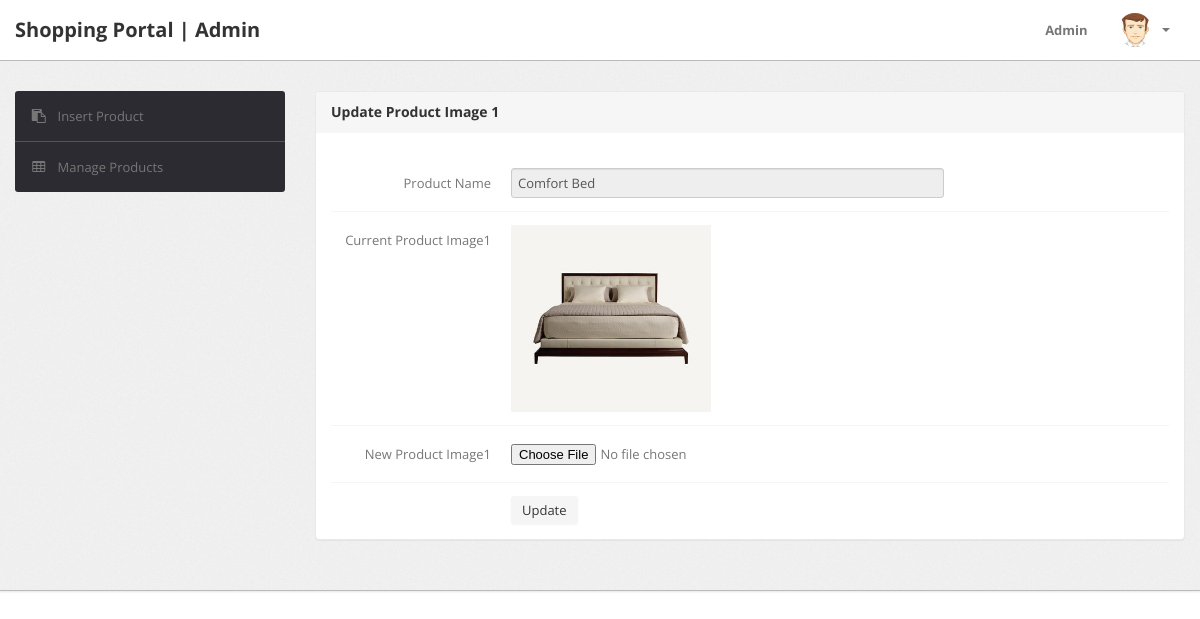
/admin/update-image1.php?id=36 (signed in), run on the app's committed database.
### tables this page shows
CREATE TABLE `products` (
  `id` int(11) NOT NULL,
  `category` int(11) NOT NULL,
  `subCategory` int(11) DEFAULT NULL,
  `productName` varchar(255) DEFAULT NULL,
  `productCompany` varchar(255) DEFAULT NULL,
  `productPrice` int(11) DEFAULT NULL,
  `productPriceBeforeDiscount` int(11) DEFAULT NULL,
  `productDescription` longtext DEFAULT NULL,
  `productImage1` varchar(255) DEFAULT NULL,
  `productImage2` varchar(255) DEFAULT NULL,
  `productImage3` varchar(255) DEFAULT NULL,
  `shippingCharge` int(11) DEFAULT NULL,
  `productAvailability` varchar(255) DEFAULT NULL,
  `postingDate` timestamp NULL DEFAULT current_timestamp(),
  `updationDate` varchar(255) DEFAULT NULL
);

### admin/update-image1.php (the view, shortened to what this page needs)
<?php
include('include/config.php');
if(strlen($_SESSION['alogin'])==0)
	{
header('location:index.php');
}
else{
	$pid=intval($_GET['id']);
?>
<!DOCTYPE html>
<html lang="en">
<head>
	<link type="text/css" href="bootstrap/css/bootstrap.min.css" rel="stylesheet">
	<link type="text/css" href="bootstrap/css/bootstrap-responsive.min.css" rel="stylesheet">
	<link type="text/css" href="css/theme.css" rel="stylesheet">
	<link type="text/css" href="images/icons/css/font-awesome.css" rel="stylesheet">
</head>
<body>
<?php include('include/header.php');?>
	<div class="wrapper">
		<div class="container">
			<div class="row">
<?php include('include/sidebar.php');?>
			<div class="span9">
					<div class="content">
						<div class="module">
							<div class="module-head">
								<h3>Update Product Image 1</h3>
							</div>
							<div class="module-body">
									<br />
			<form class="form-horizontal row-fluid" name="insertproduct" method="post" enctype="multipart/form-data">
<?php
$query=mysqli_query($con,"select productName,productImage1 from products where id='$pid'");
while($row=mysqli_fetch_array($query))
{
?>
<div class="control-group">
<label class="control-label" for="basicinput">Product Name</label>
<div class="controls">
<input type="text"    name="productName"  readonly value="<?php echo htmlentities($row['productName']);?>" class="span8 tip" required>
</div>
</div>
<div class="control-group">
<label class="control-label" for="basicinput">Current Product Image1</label>
<div class="controls">
<img src="productimages/<?php echo htmlentities($pid);?>/<?php echo htmlentities($row['productImage1']);?>" width="200" height="100">
</div>
</div>
<div class="control-group">
<label class="control-label" for="basicinput">New Product Image1</label>
<div class="controls">
<input type="file" name="productimage1" id="productimage1" value="" class="span8 tip" required>
</div>
</div>
<?php } ?>
	<div class="control-group">
											<div class="controls">
												<button type="submit" name="submit" class="btn">Update</button>
											</div>
										</div>
									</form>
							</div>
						</div>
					</div>
				</div>
			</div>
		</div>
	</div>
<?php include('include/footer.php');?>
</body>
<?php } ?>

### admin/css/theme.css (style rules this page uses)
body { font-size: 13px; font-family: 'Open Sans', Arial, sans-serif; background: #fff; color: #777 }
h1, h2, h3, h4, h5, h6 { color: #333; margin-top: 0 }
h3 { font-size: 20px }
.wrapper { background: url(../images/bg.png) #eee; border-bottom: 1px solid #bbb; -webkit-box-shadow: 0 1px 2px rgba(0,0,0,0.1); -moz-box-shadow: 0 1px 2px rgba(0,0,0,0.1); box-shadow: 0 1px 2px rgba(0,0,0,0.1); padding: 30px 0 }
form { margin: 0 }
select, textarea, input[type="text"], input[type="password"], input[type="datetime"], input[type="datetime-local"], input[type="date"], input[type="month"], input[type="time"], input[type="week"], input[type="number"], input[type="email"], input[type="url"], input[type="search"], input[type="tel"], input[type="color"], .uneditable-input, label, input, button, select, textarea { -webkit-border-radius: 3px; -moz-border-radius: 3px; border-radius: 3px; font-size: 13px; font-family: 'Open Sans', Tahoma, Arial, sans-serif }
.module { background: #fff; -webkit-border-radius: 3px; -moz-border-radius: 3px; border-radius: 3px; border: 1px solid #ccc; border-bottom-color: #bbb; -webkit-box-shadow: 0 0 1px rgba(0,0,0,0.2); -moz-box-shadow: 0 0 1px rgba(0,0,0,0.2); box-shadow: 0 0 1px rgba(0,0,0,0.2); margin-bottom: 30px }
.form-horizontal .control-group, .form-vertical .control-group { margin-bottom: 0 }
.form-horizontal .control-group+.control-group, .form-vertical .control-group+.control-group { margin-top: 13px; padding-top: 13px; border-top: 1px solid #f5f5f5 }
.btn, .btn-box { -webkit-border-radius: 3px; -moz-border-radius: 3px; border-radius: 3px }
.btn { font-size: 13px; font-weight: 600 }
.btn { display: inline-block; margin-bottom: 0; font-weight: 400; text-align: center; vertical-align: middle; cursor: pointer; background-image: none; border: 1px solid transparent; white-space: nowrap; padding: 4px 10px; font-size: 13px; line-height: 1.42857; border-radius: 4px; -webkit-user-select: none; -moz-user-select: none; -ms-user-select: none; user-select: none }
.module { box-shadow: 0 0 3px rgba(0,0,0,.1); border-color: #e9e9e9; margin-bottom: 20px; background-color: #fff; border-radius: 4px; -webkit-box-shadow: 0 1px 1px rgba(0,0,0,.05); box-shadow: 0 1px 1px rgba(0,0,0,.05); }
.module-head { color: #767676; background-color: #f6f6f6; border-color: #e9e9e9; padding: 10px 15px; border-bottom: 1px solid transparent; border-top-right-radius: 3px; border-top-left-radius: 3px; }
.module-head h3 { font-size: 14px; line-height: 20px; height: 20px; margin: 0 }
.module-body { padding: 15px }

### data on the page
products: productName "Comfort Bed", productImage1 (picture)
